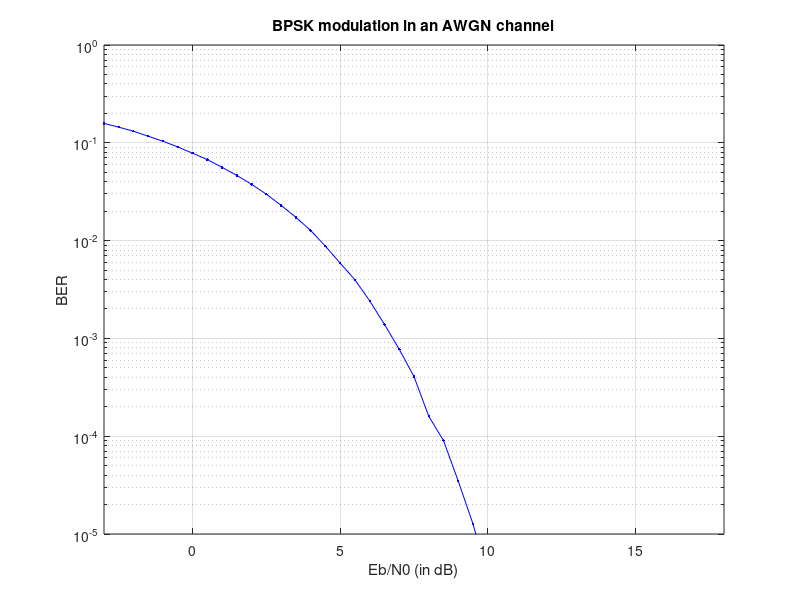

Recreate this plot in MATLAB.
clc;
clear all;

Eb_No_start = -3;
Eb_No_delta = 0.5;
Eb_No_stop = 18;
BER_stop = 1e-5;

% Setup the SNR for the first iteration of the loop.
Eb_No_count = 1;
Eb_No = Eb_No_start;
BER = 1;

%%%%%%%%%%%%%%%%%%%%%%%%%%%%%%%%%%%%%%%%%%%%%%%%%%%%%%%%%%%%%%%%%%%%%%%%%%%
% Generate bits
%%%%%%%%%%%%%%%%%%%%%%%%%%%%%%%%%%%%%%%%%%%%%%%%%%%%%%%%%%%%%%%%%%%%%%%%%%%
rng('default') %seed
bit_length = 10^6; %number of bits
bit_genreated = randi([0,1],1,bit_length); % generating 0,1 at uniform distribution
%%%%%%%%%%%%%%%%%%%%%%%%%%%%%%%%%%%%%%%%%%%%%%%%%%%%%%%%%%%%%%%%%%%%%%%%%%%
% bit to symbol
%%%%%%%%%%%%%%%%%%%%%%%%%%%%%%%%%%%%%%%%%%%%%%%%%%%%%%%%%%%%%%%%%%%%%%%%%%%
symbol = 2*bit_genreated-1; % 0 to -1, 1 to 1
bit_per_symbol=numel(symbol)/bit_length;
% Loop until the job is killed or until the SNR or BER target is reached.
while Eb_No <= Eb_No_stop && BER >= BER_stop
    
    % Convert from SNR (in dB) to noise power spectral density.
    
    % Counters to store the number of errors and bits simulated so far.
    error_count=0;
    bit_count=0;
    
    % Keep going until enough errors have been observed. This runs the simulation only as long as is required to keep the BER vs SNR curve smooth.
    while error_count < 100
        
        %%%%%%%%%%%%%%%%%%%%%%%%%%%%%%%%%%%%%%%%%%%%%%%%%%%%%%%%%%%%%%%%%%%%%%%%%%%
        % AWGN Generator
        %%%%%%%%%%%%%%%%%%%%%%%%%%%%%%%%%%%%%%%%%%%%%%%%%%%%%%%%%%%%%%%%%%%%%%%%%%%
        sigma_x = std(symbol);
        sigma_n = 1/sqrt(2*(10^((Eb_No + 10*log10(bit_per_symbol))/10)));
        n = sigma_x*sigma_n*[randn(1,bit_length) + 1i*randn(1,bit_length)]; % white gaussian noise
        
        %%%%%%%%%%%%%%%%%%%%%%%%%%%%%%%%%%%%%%%%%%%%%%%%%%%%%%%%%%%%%%%%%%%%%%%%%%%
        %Add AWGN 
        %%%%%%%%%%%%%%%%%%%%%%%%%%%%%%%%%%%%%%%%%%%%%%%%%%%%%%%%%%%%%%%%%%%%%%%%%%%
        symbol_received = symbol + n;
        
        %%%%%%%%%%%%%%%%%%%%%%%%%%%%%%%%%%%%%%%%%%%%%%%%%%%%%%%%%%%%%%%%%%%%%%%%%%%
        %symbol to bit 
        %%%%%%%%%%%%%%%%%%%%%%%%%%%%%%%%%%%%%%%%%%%%%%%%%%%%%%%%%%%%%%%%%%%%%%%%%%%        
        bit_received = real(symbol_received)>=0;
        
        
        % Accumulate the number of errors and bits that have been simulated so far.
        delayB = 0;
        error_count = error_count + sum(bit_received(delayB+1:end) ~= bit_genreated(1:end-delayB));
        bit_count = bit_count + bit_length;
    end
    
    % Calculate the BER.
    BER = error_count/bit_count;
    
    % Store the SNR and BER in a matrix and display it.
    results(Eb_No_count,1) = Eb_No;
    results(Eb_No_count,2) = BER
    
    % Plot the results. This will be ignored on Lyceum.
    semilogy(results(:,1),results(:,2),'b.-');
    title('BPSK modulation in an AWGN channel');
    ylabel('BER');
    xlabel('Eb/N0 (in dB)');
    if  BER_stop ~= 0
        ylim([BER_stop,1]);
    end
    if Eb_No_stop ~= inf
        xlim([Eb_No_start, Eb_No_stop]);
    end
    grid
    % Setup the SNR for the next iteration of the loop.
    Eb_No = Eb_No + Eb_No_delta;
    Eb_No_count = Eb_No_count + 1;
end
